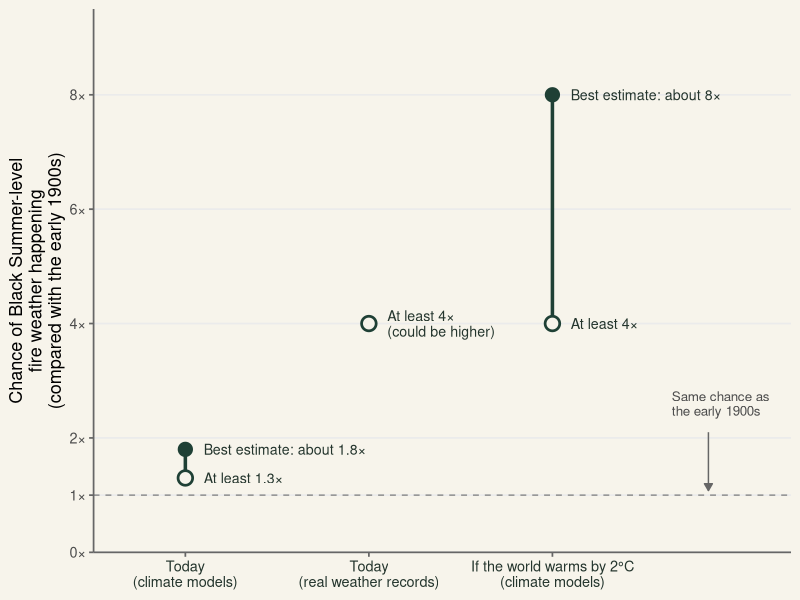

This figure's R source:
## ---- chunk 1
#| label: fig-likelihood
#| fig-cap: "The chance of fire weather as extreme as Black Summer (2019–20) is already higher than in the early 1900s, and could become about eight times higher if the world warms by 2°C. Each estimate compares the chance of this kind of fire weather happening in southeastern Australia in any given year with the chance in the early 1900s. The dashed line (1×) marks the same chance as back then. Filled dots show the best estimate and open circles show the lowest likely value. Real weather records only give a lowest likely value, so the true figure could be higher. Data: @vanoldenborgh2021."
#| fig-alt: "Dot plot comparing the chance of Black Summer-level fire weather in any given year with the chance in the early 1900s, which is marked by a dashed line at 1 times. Climate models give a best estimate of about 1.8 times today, and at least 1.3 times. Real weather records show at least 4 times today, possibly higher. If the world warms by 2 degrees, climate models give a best estimate of about 8 times, and at least 4 times."
#| fig-width: 8
#| fig-height: 5

library(ggplot2)
library(tibble)

# Results reported by van Oldenborgh et al. (2021)
dots <- tibble(
  scenario = c("Today\n(climate models)",
               "Today\n(real weather records)",
               "If the world warms by 2°C\n(climate models)"),
  at_least = c(1.3, 4, 4),
  best     = c(1.8, NA, 8),
  at_least_label = c("At least 1.3×",
                     "At least 4×\n(could be higher)",
                     "At least 4×")
)
dots$scenario <- factor(dots$scenario, levels = dots$scenario)

ggplot(dots, aes(x = scenario)) +
  # Reference line: same chance as the early 1900s
  geom_hline(yintercept = 1, linetype = "dashed", colour = "grey55") +
  # Side annotation with an arrow pointing to the reference line
  annotate("text", x = 3.65, y = 2.6,
           label = "Same chance as\nthe early 1900s",
           hjust = 0, size = 3.4, colour = "grey30", lineheight = 0.9) +
  annotate("segment", x = 3.85, xend = 3.85, y = 2.1, yend = 1.08,
           colour = "grey40", linewidth = 0.5,
           arrow = arrow(length = unit(0.2, "cm"), type = "closed")) +
  # Line from the lowest likely value to the best estimate
  geom_segment(aes(xend = scenario, y = at_least, yend = best),
               linewidth = 1.2, colour = "#1f4035", na.rm = TRUE) +
  # Open circle = lowest likely value; filled dot = best estimate
  geom_point(aes(y = at_least), shape = 21, fill = "#f7f4eb",
             colour = "#1f4035", size = 4, stroke = 1.4) +
  geom_point(aes(y = best), colour = "#1f4035", size = 4.5, na.rm = TRUE) +
  # Labels written beside each dot (direct labels instead of a legend)
  geom_text(aes(y = best, label = paste0("Best estimate: about ", best, "×")),
            nudge_x = 0.1, hjust = 0, size = 3.6, colour = "#24352d",
            na.rm = TRUE) +
  geom_text(aes(y = at_least, label = at_least_label),
            nudge_x = 0.1, hjust = 0, size = 3.6, colour = "#24352d",
            lineheight = 0.9) +
  scale_y_continuous(breaks = c(0, 1, 2, 4, 6, 8),
                     labels = function(x) paste0(x, "×"),
                     expand = c(0, 0)) +
  scale_x_discrete(expand = expansion(add = c(0.5, 1.3))) +
  coord_cartesian(ylim = c(0, 9.5), clip = "off") +
  labs(x = NULL,
       y = "Chance of Black Summer-level\nfire weather happening\n(compared with the early 1900s)") +
  theme_minimal(base_size = 13) +
  theme(
    panel.grid.major.x = element_blank(),
    panel.grid.minor   = element_blank(),
    axis.line          = element_line(colour = "grey40"),
    axis.ticks         = element_line(colour = "grey40"),
    axis.text.x        = element_text(colour = "#24352d"),
    plot.background    = element_rect(fill = "#f7f4eb", colour = NA)
  )
## ---- chunk 2
#| label: tbl-drivers
#| tbl-cap: "Heat is the main reason fire weather has become more dangerous, while rainfall shows no long-term climate change trend. The number columns show how important each weather ingredient is as a cause of the rise in fire danger. Data: van Oldenborgh et al. (2021)."

# Findings reported by van Oldenborgh et al. (2021)
drivers <- tibble::tibble(
  `Weather ingredient` = c("Heat",
                           "Dry air (low humidity)",
                           "Rainfall and drought",
                           "Wind"),
  `How many of the 4 climate models found it as the biggest cause` = c(3, 1, 0, 0),
  `Its rank in real weather records (1 = biggest cause)` = c(1, 2, 3, 4),
  `What the study found` = c(
    "Explains about half of the rise in fire danger in two models. Hot weeks like December 2019 are now at least 2× as likely, and 1–2°C hotter than in the early 1900s.",
    "The biggest cause in one model, and shares the lead with heat and wind in another.",
    "No climate change trend in extreme drought, even though 2019 was Australia's driest year on record. More than half of the 2019 dry spell came from natural swings in ocean and wind patterns.",
    "Shares the lead with heat and dry air in one model. Otherwise the smallest cause."
  )
)

knitr::kable(drivers, align = c("l", "r", "r", "l"))
